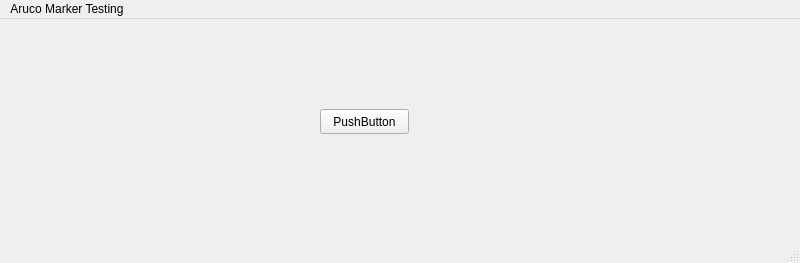
<?xml version="1.0" encoding="UTF-8"?>
<ui version="4.0">
 <class>MainWindowArucoTesting</class>
 <widget class="QMainWindow" name="MainWindowArucoTesting">
  <property name="geometry">
   <rect>
    <x>0</x>
    <y>0</y>
    <width>800</width>
    <height>263</height>
   </rect>
  </property>
  <property name="windowTitle">
   <string>MainWindow</string>
  </property>
  <widget class="QWidget" name="centralwidget">
   <widget class="QPushButton" name="pushButton">
    <property name="geometry">
     <rect>
      <x>320</x>
      <y>90</y>
      <width>89</width>
      <height>25</height>
     </rect>
    </property>
    <property name="text">
     <string>PushButton</string>
    </property>
   </widget>
  </widget>
  <widget class="QMenuBar" name="menubar">
   <property name="geometry">
    <rect>
     <x>0</x>
     <y>0</y>
     <width>800</width>
     <height>22</height>
    </rect>
   </property>
   <widget class="QMenu" name="menuAruco_Marker_Testing">
    <property name="title">
     <string>Aruco Marker Testing</string>
    </property>
   </widget>
   <addaction name="menuAruco_Marker_Testing"/>
  </widget>
  <widget class="QStatusBar" name="statusbar"/>
 </widget>
 <resources/>
 <connections/>
</ui>
